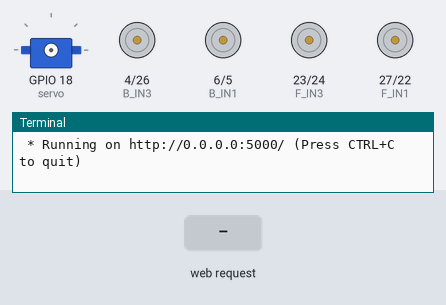
Bench run of a program on a simulated Raspberry Pi (BCM pin numbers). Shown: servo, motor-driver pin pairs drawn as motors (green arrow = first pin HIGH = forward, orange = second pin HIGH = backward, longer = more drive), the last lines printed to the terminal. Inputs (shaded band) come from the test bench. Servo angles are drawn from the pulse width (0.5 ms = 0°, 2.5 ms = 180°); the clock reads 2024-03-15 10:24:30 at power-on unless the program sets it.

Above: at 1.2 s.
1.3 s: HTTP request for /move_forward received
At 1.4 s:
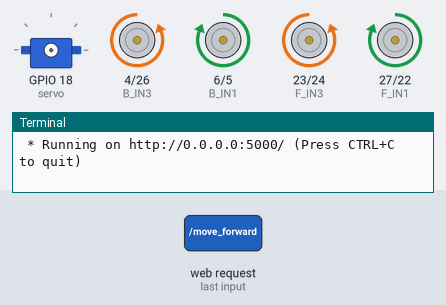
3.0 s: HTTP request for /move_backward received
At 3.1 s:
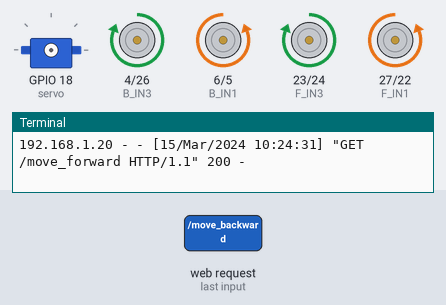
4.7 s: HTTP request for /move_left received
At 5.1 s:
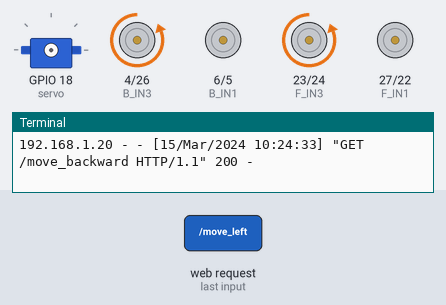
6.7 s: HTTP request for /move_right received
At 7.1 s:
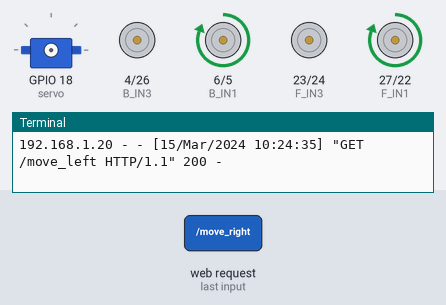
8.7 s: HTTP request for /catch received
Timing chart, 0 to 11.7 s (numbered marks = the images above; inputs shaded):
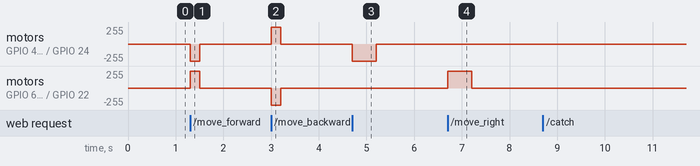

Measured:
- after the input at 1.3 s, motor on GPIO 4 (B_IN3) / GPIO 26 (B_IN4), motor on GPIO 23 (F_IN3) / GPIO 24 (F_IN4): stopped → backward 255/255 at once, → stopped 0.20 s later; motor on GPIO 6 (B_IN1) / GPIO 5 (B_IN2), motor on GPIO 27 (F_IN1) / GPIO 22 (F_IN2): stopped → forward 255/255 at once, → stopped 0.20 s later
- after the input at 3.0 s, motor on GPIO 4 (B_IN3) / GPIO 26 (B_IN4), motor on GPIO 23 (F_IN3) / GPIO 24 (F_IN4): stopped → forward 255/255 at once, → stopped 0.20 s later; motor on GPIO 6 (B_IN1) / GPIO 5 (B_IN2), motor on GPIO 27 (F_IN1) / GPIO 22 (F_IN2): stopped → backward 255/255 at once, → stopped 0.20 s later
- after the input at 4.7 s, motor on GPIO 4 (B_IN3) / GPIO 26 (B_IN4), motor on GPIO 23 (F_IN3) / GPIO 24 (F_IN4): stopped → backward 255/255 at once, → stopped 0.50 s later
- after the input at 6.7 s, motor on GPIO 6 (B_IN1) / GPIO 5 (B_IN2), motor on GPIO 27 (F_IN1) / GPIO 22 (F_IN2): stopped → forward 255/255 at once, → stopped 0.50 s later

The program:

movement_remote.py
```python
# Example Python code to handle commands
from flask import Flask

import Movement_v2 as cmd


def f():
    print("forward")


def b():
    print('backward')


def r():
    print('right')


def l():
    print('left')


app = Flask(__name__)

@app.route('/<command>')
def control_robot(command):
    # Implement logic to control the robot based on the received command

    if command == 'move_forward':
        # Code to move the robot forward
        cmd.forward()
        # print('f')
    elif command == 'move_backward':
        # Code to move the robot backward
        cmd.backward()
        # print('b')
    elif command == 'move_left':
        # Code to turn the robot left
        cmd.turn_left()
        # print('l')
    elif command == 'move_right':
        # Code to turn the robot right
        # print('r')
        cmd.turn_right()
    elif command == 'catch':
        # print('c')
        cmd.close_catcher()
    elif command == 'drop':
        cmd.open_catcher()
        # print('d')

    return 'Command receive'


if __name__ == '__main__':
    app.run(host='0.0.0.0', port=5000)
```

Movement_v2.py
```python
import RPi.GPIO as GPIO
import time

# _____Parameters_____
# Pin numbering as needed

# back_motors
B_IN1 = 6
B_IN2 = 5
B_IN3 = 4
B_IN4 = 26
# front_motors
F_IN1 = 27
F_IN2 = 22
F_IN3 = 23
F_IN4 = 24

sleep_time = 1


#servo codes
def open_catcher():
    GPIO.setmode(GPIO.BCM)

    GPIO.setup(18, GPIO.OUT)
    servo = GPIO.PWM(18, 50)

    servo.start(0)
    print("waitng for 1sec")
    time.sleep(1)
    print("180 degrees")
    #12
    servo.ChangeDutyCycle(12)
    time.sleep(1)
    servo.ChangeDutyCycle(0)

    servo.stop()
    GPIO.cleanup()

def close_catcher():
    GPIO.setmode(GPIO.BCM)

    GPIO.setup(18, GPIO.OUT)
    servo = GPIO.PWM(18, 50)

    servo.start(0)
    print("waitng for 1sec")
    time.sleep(1)
    print("180 degrees")
    #6
    servo.ChangeDutyCycle(6)
    time.sleep(1)
    servo.ChangeDutyCycle(0)

    servo.stop()

    GPIO.cleanup()

def mid_catcher():
    GPIO.setmode(GPIO.BCM)

    GPIO.setup(18, GPIO.OUT)
    servo = GPIO.PWM(18, 50)

    servo.start(0)
    print("waitng for 1sec")
    time.sleep(1)
    print("180 degrees")
    #8
    servo.ChangeDutyCycle(8)
    time.sleep(1)
    servo.ChangeDutyCycle(0)

    servo.stop()

    GPIO.cleanup()

# _____Functions_____
def setup_gpios():
    GPIO.setmode(GPIO.BCM)
    '''
    # setting up ultras
    GPIO.setup(GPIO_TRIGGER, GPIO.OUT)
    GPIO.setup(GPIO_ECGO, GPIO.IN)
    '''
    # setting up driver motors
    GPIO.setup(B_IN1, GPIO.OUT)
    GPIO.setup(B_IN2, GPIO.OUT)
    GPIO.setup(B_IN3, GPIO.OUT)
    GPIO.setup(B_IN4, GPIO.OUT)
    GPIO.setup(F_IN1, GPIO.OUT)
    GPIO.setup(F_IN2, GPIO.OUT)
    GPIO.setup(F_IN3, GPIO.OUT)
    GPIO.setup(F_IN4, GPIO.OUT)
    GPIO.setup(18, GPIO.OUT)

'''
def setup_servo(servo):
    # setting up servo motor
    GPIO.setmode(GPIO.BCM)
    GPIO.setup(18,GPIO.OUT)
    servo = GPIO.PWM(18,50)

    return servo
'''

def forward(power=0.2):
    GPIO.setmode(GPIO.BCM)

    GPIO.setup(F_IN4, GPIO.OUT)
    GPIO.setup(F_IN1, GPIO.OUT)
    GPIO.setup(B_IN4, GPIO.OUT)
    GPIO.setup(B_IN1, GPIO.OUT)

    GPIO.output(F_IN4, True)
    GPIO.output(F_IN1, True)
    GPIO.output(B_IN4, True)
    GPIO.output(B_IN1, True)

    time.sleep(power * sleep_time)

    GPIO.output(F_IN4, False)
    GPIO.output(F_IN1, False)
    GPIO.output(B_IN4, False)
    GPIO.output(B_IN1, False)

    GPIO.cleanup()


def backward(power=0.2):
    GPIO.setmode(GPIO.BCM)

    GPIO.setup(F_IN3, GPIO.OUT)
    GPIO.setup(F_IN2, GPIO.OUT)
    GPIO.setup(B_IN3, GPIO.OUT)
    GPIO.setup(B_IN2, GPIO.OUT)

    GPIO.output(F_IN3, True)
    GPIO.output(F_IN2, True)
    GPIO.output(B_IN3, True)
    GPIO.output(B_IN2, True)

    time.sleep(power * sleep_time)

    GPIO.output(F_IN3, False)
    GPIO.output(F_IN2, False)
    GPIO.output(B_IN3, False)
    GPIO.output(B_IN2, False)

    GPIO.cleanup()


def turn_right(power=0.5):
    GPIO.setmode(GPIO.BCM)

    GPIO.setup(B_IN1, GPIO.OUT)
    GPIO.setup(F_IN1, GPIO.OUT)

    GPIO.output(B_IN1, True)
    GPIO.output(F_IN1, True)


    time.sleep(power * sleep_time)

    GPIO.output(F_IN1, False)
    GPIO.output(B_IN1, False)

    GPIO.cleanup()
def turn_left(power=0.5):
    GPIO.setmode(GPIO.BCM)

    GPIO.setup(B_IN4, GPIO.OUT)
    GPIO.setup(F_IN4, GPIO.OUT)

    GPIO.output(F_IN4, True)
    GPIO.output(B_IN4, True)

    time.sleep(power * sleep_time)

    GPIO.output(F_IN4, False)
    GPIO.output(B_IN4, False)

    GPIO.cleanup()


# Drive_code

# setup_gpios()

# try:
#     while True:
#         # setup_gpios()
#         # getting command from the user
#
#         cmd = input("Waiting for your command : ")
#
#         # moving based on that
#         if cmd == 'f':
#             forward()
#         elif cmd == 'b':
#             backward()
#         elif cmd == 'r':
#             turn_right()
#         elif cmd == 'l':
#             turn_left()
#         elif cmd == 'c':
#             close_catcher()
#         elif cmd == 'o':
#             open_catcher()
#         elif cmd == 'm':
#             mid_catcher()
#         else:
#             print("Please enter a valid command!")
#             continue
#
#         # time.sleep(sleep_time * 0.5)
#         print("_______________________________")
#         GPIO.cleanup()
#
#
# finally:
#     GPIO.cleanup()
#     print("___End of the Program___")
```
